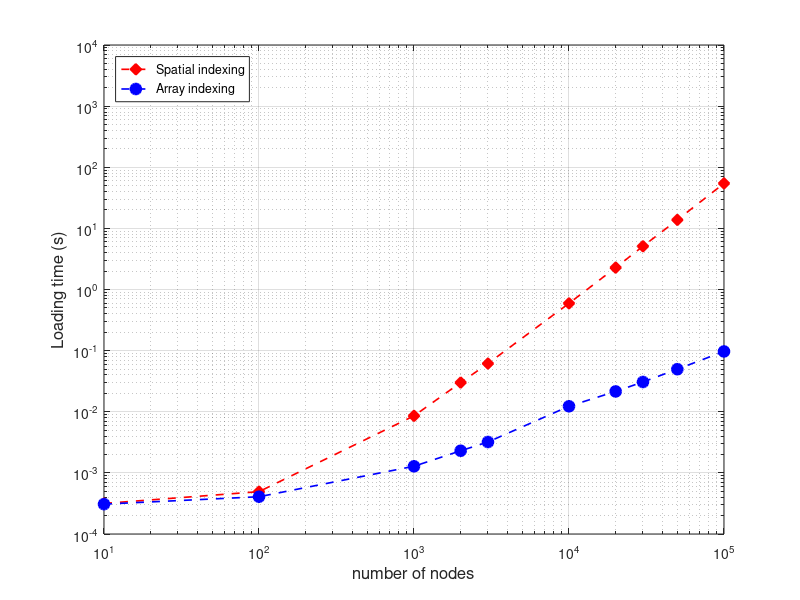
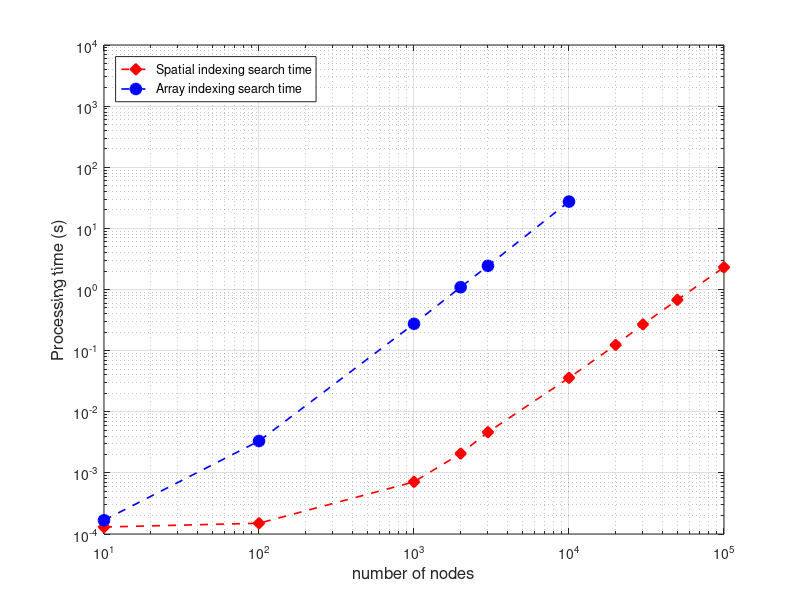
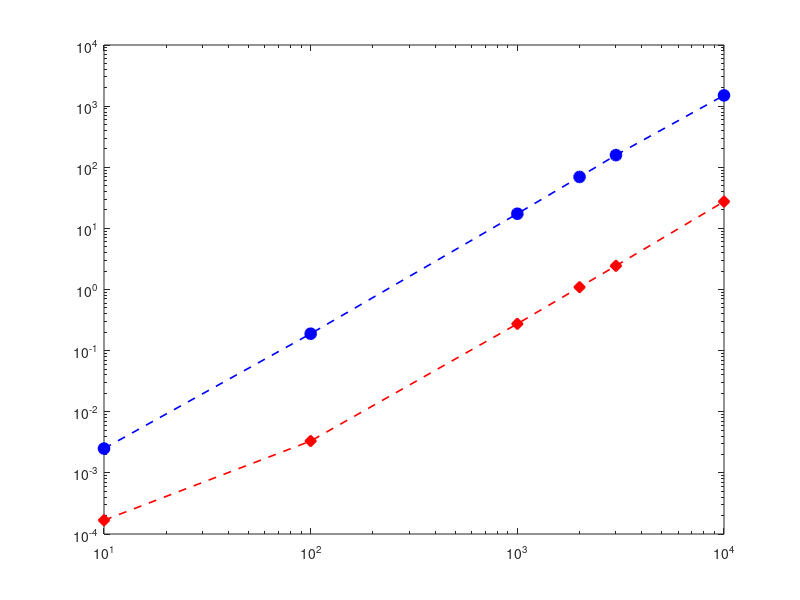

These charts were generated, in order, by the following MATLAB code: (Note: this script raises an error after producing the figures.)

%% SNR Data
node_1 = [10, 1e2, 1e3, 2e3, 3e3, 1e4, 2e4, 3e4, 5e4, 1e5];
snr_tree_computation = [4.32E-04,8.96E-04,0.02689,0.08,0.18,1.836,6.63,14.29,37.83,130];
snr_tree_search = [1.30E-04, 1.50e-4, 7.13e-4, 2.07e-3, 4.63e-3, 0.0359, 0.1240, 0.2687, 0.6765, 2.3076];
% tree_load = [3.16e-4, 4.93e-4, 8.57e-3, 0.03, 0.0614, 0.594, 2.28, 5.100, 13.766, 54.45];

node_2 = [10, 1e2, 1e3, 2e3, 3e3, 1e4];
% snr_array_computation =[2.50E-03,1.50E-01,15.83,67.94,138.319,1500];
snr_array_computation =[0.0025, 0.1891, 17.3616, 69.45, 157.944, 1500];
snr_array_search = [1.68e-4, 33.21e-4, 0.2743, 1.092, 2.439, 27.42];
% array_load = [3.08e-4, 4.07e-4, 12.83e-4, 0.0023, 0.0032, 0.0123 ];

% snr_ratio=snr_array./snr_tree(1:size(snr_array,2));
%% Loadting time
node = [10, 1e2, 1e3, 2e3, 3e3, 1e4, 2e4, 3e4, 5e4, 1e5];
tree_load = [3.16e-4, 4.93e-4, 8.57e-3, 0.03, 0.0614, 0.594, 2.28, 5.100, 13.766, 54.45];
array_load = [3.08e-4, 4.07e-4, 12.83e-4, 0.0023, 0.0032, 0.0123, 2.15e-2, 3.07e-2, 4.97e-2, 9.7e-2];
figure;
loglog(node, tree_load , '--dr', 'LineWidth',1.2,'MarkerSize',8, 'MarkerFaceColor','r');
hold on;
loglog(node, array_load , '--ob', 'LineWidth',1.2,'MarkerSize',8, 'MarkerFaceColor','b');
grid on;
box on;
xlim([1e1,1e5]);
ylim([1e-4,1e4]);
xlabel('number of nodes','FontSize',12);%, 'FontWeight','bold');
ylabel('Loading time (s)','FontSize',12);%, 'FontWeight','bold');
legend({'Spatial indexing', 'Array indexing'}, 'Location','northwest');
%% SNR
figure;
% loglog(node_1, snr_tree_computation , '--ob', 'LineWidth',1.2,'MarkerSize',8, 'MarkerFaceColor','b');

loglog(node_1, snr_tree_search , '--dr', 'LineWidth',1.2,'MarkerSize',8, 'MarkerFaceColor','r');
hold on;
% loglog(node_1, tree_load , '--sk', 'LineWidth',1.2,'MarkerSize',8, 'MarkerFaceColor','k');
grid on;
box on;

% loglog(node_2, snr_array_computation , '--sr', 'LineWidth',1.2,'MarkerSize',8, 'MarkerFaceColor','r');
loglog(node_2, snr_array_search , '--ob', 'LineWidth',1.2,'MarkerSize',8, 'MarkerFaceColor','b');
% loglog(node_2, array_load , '--dk', 'LineWidth',1.2,'MarkerSize',8, 'MarkerFaceColor','k');

xlim([1e1,1e5]);
ylim([1e-4,1e4]);
xlabel('number of nodes','FontSize',12);%, 'FontWeight','bold');
ylabel('Processing time (s)','FontSize',12);%, 'FontWeight','bold');
% legend({'Computation time','Search time', 'Loading time'}, 'Location','northwest');
legend({'Spatial indexing search time', 'Array indexing search time'}, 'Location','northwest');
% legend({'Spatial indexing computation time','Spatial indexing search time', 'Array indexing computation time','Array indexing search time'}, 'Location','northwest');
%% SNR
figure;
loglog(node_2, snr_array_computation , '--ob', 'LineWidth',1.2,'MarkerSize',8, 'MarkerFaceColor','b');
hold on;
loglog(node_2, snr_array_search , '--dr', 'LineWidth',1.2,'MarkerSize',8, 'MarkerFaceColor','r');
loglog(node_2, array_load , '--sk', 'LineWidth',1.2,'MarkerSize',8, 'MarkerFaceColor','k');
grid on;
box on;
xlim([1e1,1e5]);
ylim([1e-4,1e4]);
xlabel('number of nodes','FontSize',12);%, 'FontWeight','bold');
ylabel('Processing Time (s)','FontSize',12);%, 'FontWeight','bold');
legend({'Computation time','Search time', 'Loading time'}, 'Location','northwest');
%%
% figure;
loglog(node_1, snr_tree_computation , '--ob', 'LineWidth',1.2,'MarkerSize',8, 'MarkerFaceColor','b');
hold on;
loglog(node_2, snr_array , '--dr', 'LineWidth',1.2,'MarkerSize',8, 'MarkerFaceColor','r');
grid on;
box on;
xlabel('number of nodes','FontSize',12);%, 'FontWeight','bold');
ylabel('Processing Time (s)','FontSize',12);%, 'FontWeight','bold');
legend({'spatial indexing','array indexing'}, 'Location','northwest');
%% SINR Data

node_3 = [10, 100, 2e2, 3e2, 5e2, 1e3, 2e3, 3e3, 5e3, 1e4, 2e4];%, 3e4, 5e4, 1e5];

% sinr_tree_computation = [4.00E-04,9.800E-04,26e-4, 55e-4, 228e-4, 0.0488, 0.15,0.99,3.15,80,560,1605];

sinr_tree_computation = [4.38e-4, 1.03e-3, 2.88e-3, 6.01e-3, 2.35e-2, 0.169, 1.114, 3.41, 13.77, 90.84, 603.498];
sinr_tree_search = [1.25e-4, 2.897e-4, 1e-3, 2.52e-3, 1.37e-2 ,0.1298, 0.813, 2.468, 10.74, 70.67, 476.625];
sinr_tree_load = [3.16e-4, 4.93e-4, 7.79e-4, 1.3e-3, 2.65e-3 ,8.57e-3, 0.03, 0.0614, 0.154, 0.594, 2.28];%, 5.100, 13.766, 54.45];

node_4 = [10, 100, 2e2, 3e2, 5e2, 1e3];%, 2e3, 3e3, 5e3, 1e4, 2e4];

sinr_array_computation = [38.2e-4, 1.452, 9.6511, 36.38, 133.68 ,1171.79];%, 0.15,0.99,3.15,80,560,1605];
sinr_array_search = [3.6e-4, 0.2055, 1.646, 5.438, 24.42, 205.2062];
sinr_array_load = [2.76e-4, 3.85e-4, 5.15e-4, 6.38e-4, 8.67e-4, 2e-3];

% sinr_array = [0.0045,1.49,10,27,166,292, 1436];
% sinr_ratio=sinr_array./sinr_tree(1:size(sinr_array,2));
%% SINR
figure;
% loglog(node_3, sinr_tree_computation , '--ob', 'LineWidth',1.2,'MarkerSize',8, 'MarkerFaceColor','b');

loglog(node_3, sinr_tree_search , '--dr', 'LineWidth',1.2,'MarkerSize',8, 'MarkerFaceColor','r');
hold on;
% loglog(node_3, sinr_tree_load , '--sk', 'LineWidth',1.2,'MarkerSize',8, 'MarkerFaceColor','k');
% loglog(node_4, sinr_array_computation , '--sr', 'LineWidth',1.2,'MarkerSize',8, 'MarkerFaceColor','r');
loglog(node_4, sinr_array_search , '--ob', 'LineWidth',1.2,'MarkerSize',8, 'MarkerFaceColor','b');
grid on;
box on;
xlim([1e1,1e5]);
ylim([1e-4,1e4]);
xlabel('number of nodes','FontSize',12);%, 'FontWeight','bold');
ylabel('Processing time (s)','FontSize',12);%, 'FontWeight','bold');
% legend({'Computation time','Search time', 'Loading time'}, 'Location','northwest');
legend({'Spatial indexing search time', 'Array indexing search time'}, 'Location','northwest');
% legend({'Spatial indexing computation time','Spatial indexing search time', 'Array indexing computation time','Array indexing search time'}, 'Location','northwest');
%% SINR
figure;
loglog(node_4, sinr_array_computation , '--ob', 'LineWidth',1.2,'MarkerSize',8, 'MarkerFaceColor','b');
hold on;
loglog(node_4, sinr_array_search , '--dr', 'LineWidth',1.2,'MarkerSize',8, 'MarkerFaceColor','r');
loglog(node_4, sinr_array_load , '--sk', 'LineWidth',1.2,'MarkerSize',8, 'MarkerFaceColor','k');
grid on;
box on;
xlim([1e1,1e5]);
ylim([1e-4,1e4]);
xlabel('number of nodes','FontSize',12);%, 'FontWeight','bold');
ylabel('Processing Time (s)','FontSize',12);%, 'FontWeight','bold');
legend({'Computation time','Search time', 'Loading time'}, 'Location','northwest');
%% SINR
figure;
loglog(node_3, sinr_tree , '--ob', 'LineWidth',1.2,'MarkerSize',8, 'MarkerFaceColor','b');
hold on;
loglog(node_4, sinr_array , '--dr', 'LineWidth',1.2,'MarkerSize',8, 'MarkerFaceColor','r');
grid on;
box on;
xlabel('number of nodes','FontSize',12);%, 'FontWeight','bold');
ylabel('Processing Time (s)','FontSize',12);%, 'FontWeight','bold');
legend({'spatial indexing','array indexing'}, 'Location','northwest');
%%
node_5 = [10,1.00E+02,2.00E+02,3.00E+02,5.00E+02,6.00E+02,1.00E+03,2.00E+03,3.00E+03,1.00E+04,2.00E+04,3.00E+04, 5e4, 1e5];
load_time = [3.00E-04,5.00E-04,0.0024,0.0012,0.0023,0.0054,7.70E-03,0.027,0.06,0.58,2.087,4.489,12.9,53.15];
snr_tree = [4.00E-04,1.00E-03,5.90E-03,3.70E-03,1.90E-02,1.00E-02,0.026,0.08,0.18,1.87,6.63,14.29,37.83,70];
ratio=zeros(size(node_5));
for i=1:size(node_5,2)
    ratio(1,i) = load_time(1,i)/snr_tree(1,i);
end
%% SINR  , markers = {'o' , '+','*','.','x','s','d','^','v','>','<','p','h'} ;
figure;
loglog(node_3, sinr_tree_computation , '--ob', 'LineWidth',1.2,'MarkerSize',8, 'MarkerFaceColor','b');
hold on;
loglog(node_3, sinr_tree_search , '--or', 'LineWidth',1.2,'MarkerSize',8, 'MarkerFaceColor','r');
loglog(node_3, sinr_tree_load , '--ok', 'LineWidth',1.2,'MarkerSize',8, 'MarkerFaceColor','k');

loglog(node_4, sinr_array_computation , '--*b', 'LineWidth',1.2,'MarkerSize',8, 'MarkerFaceColor','b');
loglog(node_4, sinr_array_search , '--dr', 'LineWidth',1.2,'MarkerSize',8, 'MarkerFaceColor','r');
loglog(node_4, sinr_array_load , '--dk', 'LineWidth',1.2,'MarkerSize',8, 'MarkerFaceColor','k');

grid on;
box on;
xlim([1e1,1e5]);
ylim([1e-4,1e4]);
xlabel('number of nodes','FontSize',12);%, 'FontWeight','bold');
ylabel('Processing Time (s)','FontSize',12);%, 'FontWeight','bold');
legend({'Computation time','Search time', 'Loading time'}, 'Location','northwest');

